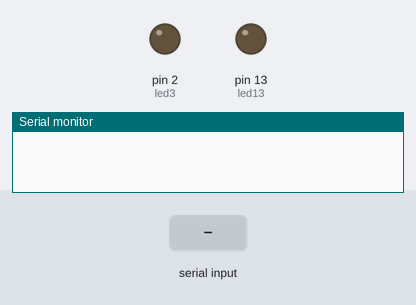
Bench run of a sketch on a simulated Arduino Uno, built with avr-gcc and run on an emulated ATmega328P. Parts: output pins drawn as LEDs (lit = HIGH), the last lines printed to the serial monitor. Inputs (shaded band) come from the test bench.

Above: at 1.2 s.
1.3 s: "3" received over Serial
At 2.0 s:
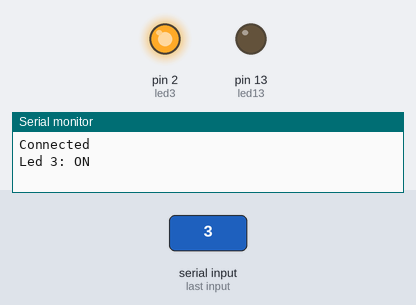
2.8 s: "c" received over Serial
At 3.1 s:
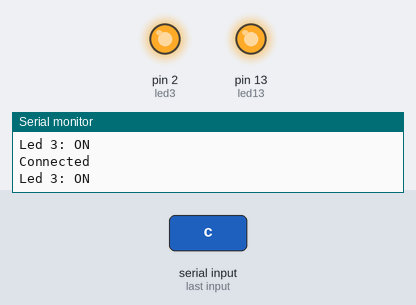
4.3 s: "3" received over Serial
At 5.5 s:
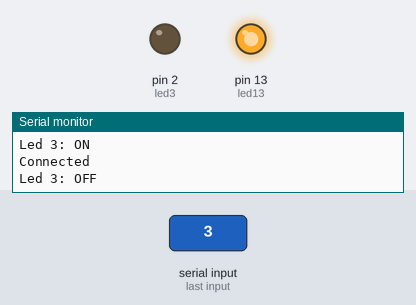
Timing chart, 0 to 7.3 s (numbered marks = the images above; inputs shaded):
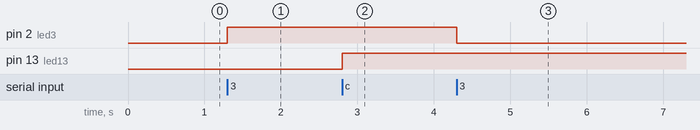

Measured:
- after the input at 1.3 s, pin 2 (led3): LOW → HIGH at once
- after the input at 2.8 s, pin 13 (led13): LOW → HIGH at once
- after the input at 4.3 s, pin 2 (led3): HIGH → LOW at once

The sketch:

TestingBluetoothViaPC.ino
```cpp
int led3 = 2;
int ledFlag3 = 0;
int led13 = 13;
int ledFlag13 = 0;
char character;

void setup() {
  // put your setup code here, to run once:
  pinMode(led3, OUTPUT);
  pinMode(led13, OUTPUT);
  Serial.begin(9600);
}

void loop() {
  // put your main code here, to run repeatedly:

  if(Serial.available()>0)
  {
    Serial.println("Connected");
    character = Serial.read();
    switch(character)
    {
      case '3':
        if(ledFlag3 == 0)
        {
            digitalWrite(led3, HIGH);
            Serial.println("Led 3: ON");
            ledFlag3 = 1;
        }
        else if(ledFlag3 == 1)
          {
            digitalWrite(led3, LOW);
            Serial.println("Led 3: OFF");
            ledFlag3 = 0;
          }
        break;
      case 'c':
        if(ledFlag13 == 0)
        {
            digitalWrite(led13, HIGH);
            Serial.println("Led 3: ON");
            ledFlag13 = 1;
        }
        else if(ledFlag13 == 1)
          {
            digitalWrite(led13, LOW);
            Serial.println("Led 3: OFF");
            ledFlag13 = 0;
          }
        break;
    }
    delay(50);
  }
}
```
